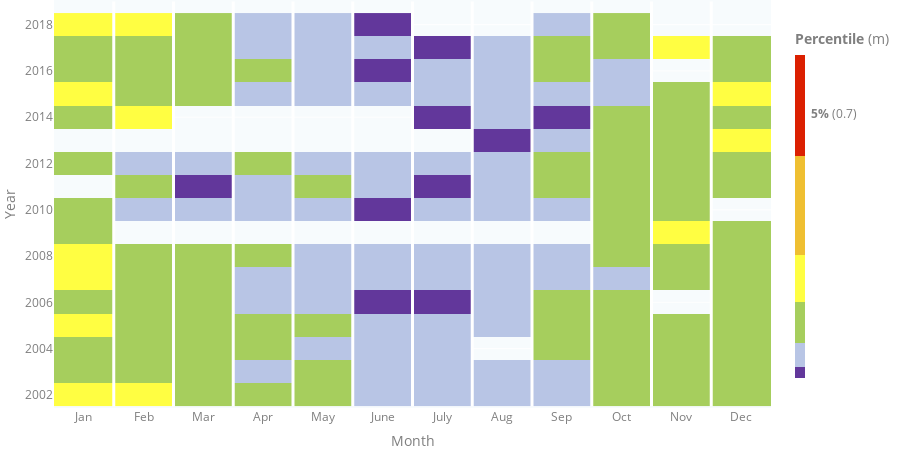

Here is the notebook cell this chart was saved with:
### Code cell
# bvals = [0.5,0.7, 0.85, 1.15, 1.46, 1.85,2]
# bvals = [df_min,0.7, 1.1, 1.8, 2.7, 4.3,df_max]
# bvals = [df_min,0.7, 1.1, 1.8, 2.7, 4.3,df_max]
bvals = [df_min,0.7, 1.1, 1.8, 2.6, 4.3,df_max]

colors = ['rgb(98, 55, 155)', 'rgb(184, 197, 229)', 'rgb(166, 206, 93)' , 'rgb(255, 254, 66)', 'rgb(239, 191, 49)','rgb(219, 32, 1)']

dcolorsc = discrete_colorscale(bvals, colors)
dcolorsc

colorscale=[
    [0, "rgb(255, 255, 255)"],
    [0.1, "rgb(255, 255, 255)"],
    [0.1, "rgb(180, 180, 0)"], #here is where you set your min color
    [0.9, "rgb(0, 0, 180)"], #here is where you set your max color
    [0.9, "rgb(255, 255, 255)"],
    [1, "rgb(255, 255, 255)"],
]

trace_m2 = go.Heatmap(
    z=m2_df['mean__monthly__sea_surface_wave_significant_height'],
    x=m2_df['datetime'].dt.month,
    y=m2_df['datetime'].dt.year,
    text=m2_df['mean__monthly__sea_surface_wave_significant_height'],
    colorscale=dcolorsc, 
    zmin=df_min,
    zmax=df_max,
    colorbar=dict(
                tickmode='array',
                thickness=10,
                len=0.9,
        
    title='<b>Percentile</b> (m)',
            ticktext=[
                '<b>Min.</b> (0.5)', 
                '<b> 5%</b> (0.7)', 
                '<b>25%</b> (1.1)', 
                '<b>50%</b> (1.8)',
                '<b>75%</b> (2.7)', 
                '<b>95%</b> (4.3)'],
            tickvals=[0,5,24,47, 71, 90]  
    ),
    hovertemplate='%{x} %{y}<br>'+
    'Wave Height: %{text:.2f} m<extra></extra>'
)
figure_3_11_a = go.Figure(data=trace_m2, layout=TIMESERIES_LAYOUT)
figure_3_11_a.update_layout(
yaxis=dict(
    title='Year',
    nticks=12),
xaxis=dict(
    title='Month',
    ticktext=['Jan','Feb','Mar','Apr','May','June','July','Aug','Sep','Oct','Nov','Dec'],
    showgrid=False,
   tickvals=[1, 2, 3, 4, 5, 6, 7, 8, 9, 10, 11, 12],
))

# Include white lines as xaxis gridlines
x0=1.5
for i in range(0,11):
    figure_3_11_a.add_shape(type='line',
                        x0=x0, y0=2001.5, x1=x0, y1=2019,
                        line=dict(color='White', width=3))
    x0+=1

figure_3_11_a

### Figure 1 — Plotly figure (JSON) as saved in the notebook; plotly's stock layout.template omitted (floating-point values rounded to 4 significant figures; data arrays with more than 128 entries replaced by an {"elided": "..."} marker saying what was removed)
{"data": [{"colorbar": {"len": 0.9, "thickness": 10, "tickmode": "array", "ticktext": ["<b>Min.</b> (0.5)", "<b> 5%</b> (0.7)", "<b>25%</b> (1.1)", "<b>50%</b> (1.8)", "<b>75%</b> (2.7)", "<b>95%</b> (4.3)"], "tickvals": [0, 5, 24, 47, 71, 90], "title": {"text": "<b>Percentile</b> (m)"}}, "colorscale": [[0, "rgb(98, 55, 155)"], [0.03493, "rgb(98, 55, 155)"], [0.03493, "rgb(184, 197, 229)"], [0.1075, "rgb(184, 197, 229)"], [0.1075, "rgb(166, 206, 93)"], [0.2346, "rgb(166, 206, 93)"], [0.2346, "rgb(255, 254, 66)"], [0.3798, "rgb(255, 254, 66)"], [0.3798, "rgb(239, 191, 49)"], [0.6884, "rgb(239, 191, 49)"], [0.6884, "rgb(219, 32, 1)"], [1, "rgb(219, 32, 1)"]], "hovertemplate": "%{x} %{y}<br>Wave Height: %{text:.2f} m<extra></extra>", "text": {"elided": "176 float values"}, "type": "heatmap", "x": {"elided": "176 int values"}, "y": {"elided": "176 int values"}, "z": {"elided": "176 float values"}, "zmax": 6.017, "zmin": 0.5075}], "layout": {"font": {"color": "#7f7f7f"}, "height": 450, "hovermode": "closest", "legend": {"bgcolor": "rgba(0,0,0,0)", "itemclick": false, "itemdoubleclick": false, "orientation": "h"}, "margin": {"b": 0, "l": 0, "r": 0, "t": 0}, "paper_bgcolor": "rgba(0,0,0,0)", "plot_bgcolor": "#f7fbfd", "shapes": [{"line": {"color": "White", "width": 3}, "type": "line", "x0": 1.5, "x1": 1.5, "y0": 2002.0, "y1": 2019}, {"line": {"color": "White", "width": 3}, "type": "line", "x0": 2.5, "x1": 2.5, "y0": 2002.0, "y1": 2019}, {"line": {"color": "White", "width": 3}, "type": "line", "x0": 3.5, "x1": 3.5, "y0": 2002.0, "y1": 2019}, {"line": {"color": "White", "width": 3}, "type": "line", "x0": 4.5, "x1": 4.5, "y0": 2002.0, "y1": 2019}, {"line": {"color": "White", "width": 3}, "type": "line", "x0": 5.5, "x1": 5.5, "y0": 2002.0, "y1": 2019}, {"line": {"color": "White", "width": 3}, "type": "line", "x0": 6.5, "x1": 6.5, "y0": 2002.0, "y1": 2019}, {"line": {"color": "White", "width": 3}, "type": "line", "x0": 7.5, "x1": 7.5, "y0": 2002.0, "y1": 2019}, {"line": {"color": "White", "width": 3}, "type": "line", "x0": 8.5, "x1": 8.5, "y0": 2002.0, "y1": 2019}, {"line": {"color": "White", "width": 3}, "type": "line", "x0": 9.5, "x1": 9.5, "y0": 2002.0, "y1": 2019}, {"line": {"color": "White", "width": 3}, "type": "line", "x0": 10.5, "x1": 10.5, "y0": 2002.0, "y1": 2019}, {"line": {"color": "White", "width": 3}, "type": "line", "x0": 11.5, "x1": 11.5, "y0": 2002.0, "y1": 2019}], "xaxis": {"fixedrange": true, "showgrid": false, "ticktext": ["Jan", "Feb", "Mar", "Apr", "May", "June", "July", "Aug", "Sep", "Oct", "Nov", "Dec"], "tickvals": [1, 2, 3, 4, 5, 6, 7, 8, 9, 10, 11, 12], "title": {"text": "Month"}}, "yaxis": {"fixedrange": true, "nticks": 12, "title": {"text": "Year"}}}}
